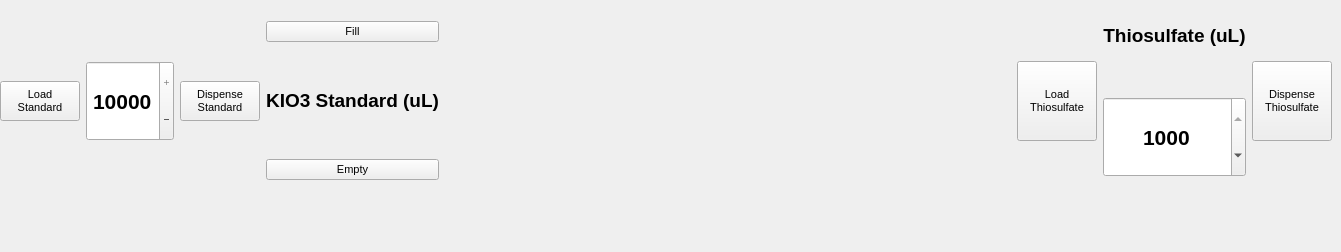
        <widget class="QWidget" name="tab_PumpControl">
         <attribute name="title">
          <string>Pump Controls</string>
         </attribute>
         <widget class="QWidget" name="horizontalLayoutWidget_3">
          <property name="geometry">
           <rect>
            <x>0</x>
            <y>-20</y>
            <width>1332</width>
            <height>243</height>
           </rect>
          </property>
          <layout class="QHBoxLayout" name="horizontalLayout_3">
           <item>
            <widget class="QPushButton" name="pushButton_loadStandard">
             <property name="minimumSize">
              <size>
               <width>0</width>
               <height>40</height>
              </size>
             </property>
             <property name="font">
              <font>
               <pointsize>8</pointsize>
               <bold>false</bold>
              </font>
             </property>
             <property name="text">
              <string>Load
Standard</string>
             </property>
            </widget>
           </item>
           <item>
            <widget class="QSpinBox" name="spinBox_standard">
             <property name="minimumSize">
              <size>
               <width>0</width>
               <height>80</height>
              </size>
             </property>
             <property name="font">
              <font>
               <pointsize>16</pointsize>
               <bold>true</bold>
              </font>
             </property>
             <property name="frame">
              <bool>true</bool>
             </property>
             <property name="alignment">
              <set>Qt::AlignmentFlag::AlignCenter</set>
             </property>
             <property name="buttonSymbols">
              <enum>QAbstractSpinBox::ButtonSymbols::PlusMinus</enum>
             </property>
             <property name="maximum">
              <number>10000</number>
             </property>
             <property name="singleStep">
              <number>1000</number>
             </property>
             <property name="value">
              <number>10000</number>
             </property>
            </widget>
           </item>
           <item>
            <widget class="QPushButton" name="pushButton_dispenseStandard">
             <property name="minimumSize">
              <size>
               <width>0</width>
               <height>40</height>
              </size>
             </property>
             <property name="font">
              <font>
               <pointsize>8</pointsize>
               <bold>false</bold>
              </font>
             </property>
             <property name="text">
              <string>Dispense
Standard</string>
             </property>
            </widget>
           </item>
           <item>
            <layout class="QVBoxLayout" name="verticalLayout_9">
             <item>
              <widget class="QPushButton" name="pushButton_fillStandard">
               <property name="font">
                <font>
                 <pointsize>8</pointsize>
                 <bold>false</bold>
                </font>
               </property>
               <property name="text">
                <string>Fill</string>
               </property>
              </widget>
             </item>
             <item>
              <widget class="QLabel" name="label_9">
               <property name="enabled">
                <bool>true</bool>
               </property>
               <property name="sizePolicy">
                <sizepolicy hsizetype="Preferred" vsizetype="Fixed">
                 <horstretch>0</horstretch>
                 <verstretch>0</verstretch>
                </sizepolicy>
               </property>
               <property name="font">
                <font>
                 <pointsize>14</pointsize>
                 <bold>true</bold>
                </font>
               </property>
               <property name="text">
                <string>KIO3 Standard (uL)</string>
               </property>
               <property name="alignment">
                <set>Qt::AlignmentFlag::AlignCenter</set>
               </property>
              </widget>
             </item>
             <item>
              <widget class="QPushButton" name="pushButton_emptyStandard">
               <property name="font">
                <font>
                 <pointsize>8</pointsize>
                 <bold>false</bold>
                </font>
               </property>
               <property name="text">
                <string>Empty</string>
               </property>
              </widget>
             </item>
            </layout>
           </item>
           <item>
            <spacer name="horizontalSpacer_4">
             <property name="orientation">
              <enum>Qt::Orientation::Horizontal</enum>
             </property>
             <property name="sizeHint" stdset="0">
              <size>
               <width>40</width>
               <height>20</height>
              </size>
             </property>
            </spacer>
           </item>
           <item>
            <widget class="QPushButton" name="pushButton_loadThios">
             <property name="minimumSize">
              <size>
               <width>0</width>
               <height>80</height>
              </size>
             </property>
             <property name="font">
              <font>
               <pointsize>8</pointsize>
               <bold>false</bold>
              </font>
             </property>
             <property name="text">
              <string>Load
Thiosulfate</string>
             </property>
            </widget>
           </item>
           <item>
            <layout class="QVBoxLayout" name="verticalLayout_12">
             <item>
              <widget class="QLabel" name="label_10">
               <property name="sizePolicy">
                <sizepolicy hsizetype="Fixed" vsizetype="Fixed">
                 <horstretch>0</horstretch>
                 <verstretch>0</verstretch>
                </sizepolicy>
               </property>
               <property name="font">
                <font>
                 <pointsize>14</pointsize>
                 <bold>true</bold>
                </font>
               </property>
               <property name="text">
                <string>Thiosulfate (uL)</string>
               </property>
               <property name="alignment">
                <set>Qt::AlignmentFlag::AlignCenter</set>
               </property>
              </widget>
             </item>
             <item>
              <widget class="QSpinBox" name="spinBox_thios">
               <property name="minimumSize">
                <size>
                 <width>0</width>
                 <height>80</height>
                </size>
               </property>
               <property name="font">
                <font>
                 <pointsize>16</pointsize>
                 <bold>true</bold>
                </font>
               </property>
               <property name="alignment">
                <set>Qt::AlignmentFlag::AlignCenter</set>
               </property>
               <property name="maximum">
                <number>1000</number>
               </property>
               <property name="singleStep">
                <number>100</number>
               </property>
               <property name="value">
                <number>1000</number>
               </property>
              </widget>
             </item>
            </layout>
           </item>
           <item>
            <widget class="QPushButton" name="pushButton_dispenseThios">
             <property name="minimumSize">
              <size>
               <width>0</width>
               <height>80</height>
              </size>
             </property>
             <property name="font">
              <font>
               <pointsize>8</pointsize>
               <bold>false</bold>
              </font>
             </property>
             <property name="text">
              <string>Dispense
Thiosulfate</string>
             </property>
            </widget>
           </item>
          </layout>
         </widget>
        </widget>
